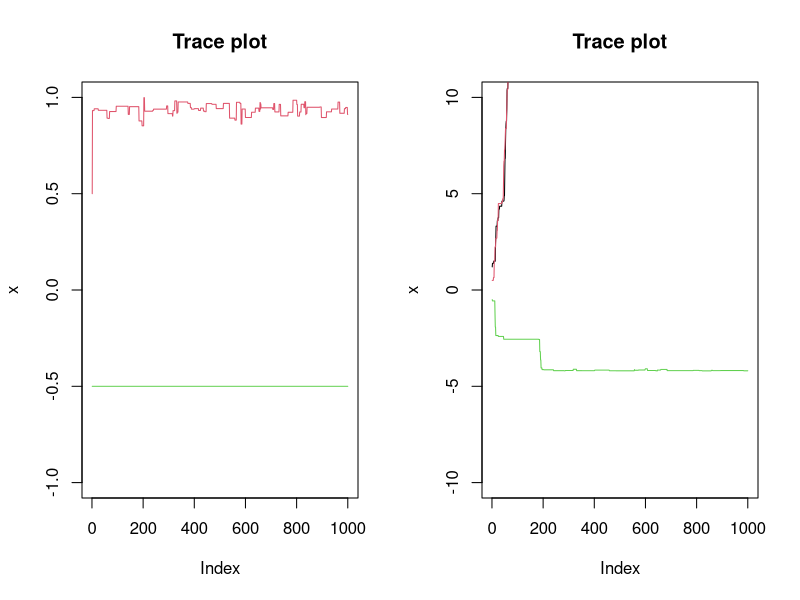

Write the R code that produced this figure.
## ---- chunk 1
knitr::opts_chunk$set(prompt=TRUE, comment='', warning=FALSE, 
                      results="hold")
## ---- chunk 2
set.seed(123)
delta <- 0.7
x <- delta * rnorm(200, 7, 1) + (1 - delta) * rnorm(200, 10, 1)
## ---- chunk 3
likelihhod <- function(x, delta) {
  llk <- prod(delta * dnorm(x, 7, 1) + (1 - delta) * dnorm(x, 10, 1))
  return(llk)
}
likelihhod(x, delta)
## ---- chunk 4
mh1 <- function(n, ini=0.5, seed=123) {
  set.seed(seed)
  X <- rep(NA, n+1)
  X[1] <- ini
  for (k in 1:n) {
    Xold <- X[k]
    Xnew <- runif(1)
    U <- runif(1)
    accp.r <- ifelse(likelihhod(x, Xold) != 0, 
                     likelihhod(x, Xnew)/likelihhod(x, Xold), 1)
    X[k+1] <- ifelse(U < accp.r, Xnew, Xold)
  }
  return(X)
}
## ---- chunk 5
mh2 <- function(n, d=1, ini=0.5, seed=123) {
  set.seed(seed)
  X <- rep(NA, n+1)
  X[1] <- ini
  for (k in 1:n) {
    Xold <- X[k]
    Xnew <- Xold + runif(1, -d, d)
    U <- runif(1)
    accp.r <- ifelse(likelihhod(x, Xold) != 0, 
                     likelihhod(x, Xnew)/likelihhod(x, Xold), 1)
    X[k+1] <- ifelse(U < accp.r, Xnew, Xold)
  }
  return(X)
}
## ---- chunk 6
X1 <- mh1(1e4, ini=0.5, seed=123)
X2 <- mh2(1e4, d=1, ini=0.5, seed=123)
delta1 <- mean(X1[-(1:500)])
delta2 <- mean(X2[-(1:500)])
delta1
delta2
## ---- chunk 7
X1 <- mh1(1e4, ini=1.2, seed=111)
X2 <- mh1(1e4, ini=0.5, seed=222)
X3 <- mh1(1e4, ini=-0.5, seed=333)
Y1 <- mh2(1e4, d=1, ini=1.2, seed=111)
Y2 <- mh2(1e4, d=1, ini=0.5, seed=222)
Y3 <- mh2(1e4, d=1, ini=-0.5, seed=333)
par(mfrow=c(1, 2))
index <- 1:1000
plot(X1[index], type="l", ylab="x", main="Trace plot", 
     ylim=c(-1, 1))
lines(X2[index], col=2)
lines(X3[index], col=3)
plot(Y1[index], type="l", ylab="x", main="Trace plot", 
     ylim=c(-10, 10))
lines(Y2[index], col=2)
lines(Y3[index], col=3)
